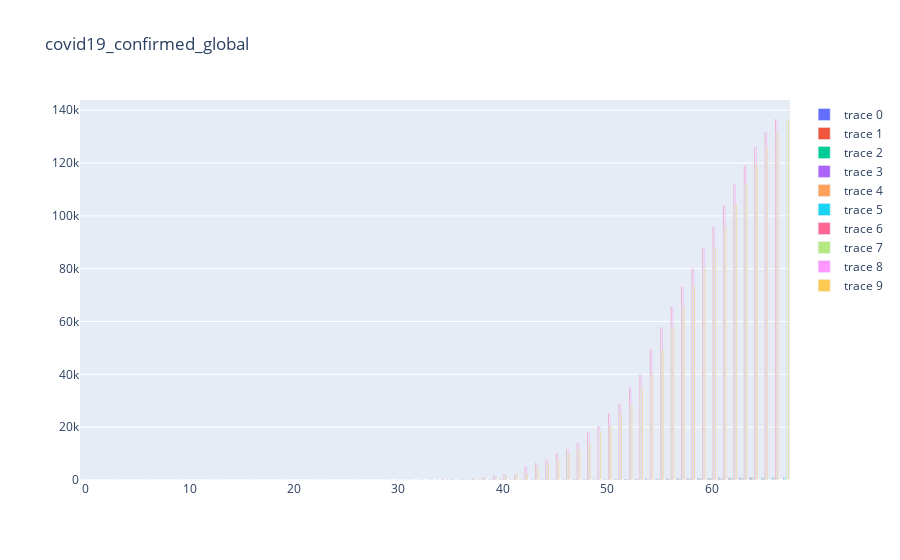

Notebook source saved alongside this figure:
### Code cell
import plotly.graph_objects as go
from matplotlib.pyplot import text
from matplotlib import pyplot as plt
import numpy as np
LASTFILE="csse_covid_19_data/csse_covid_19_time_series/time_series_covid19_confirmed_global.csv"
#LASTFILE="csse_covid_19_data/csse_covid_19_time_series/time_series_covid19_deaths_global.csv"
Description = LASTFILE[57:-4]
cnt=0
SEARCH = input("Which Country ? ")
CNT=0
offset=[]
offset.append(0)
DataIn = open(LASTFILE).readlines()
for line in DataIn:
    line = line.split(",")
    CNT=CNT+1
    if SEARCH in line[1]:
        cnt=cnt+1
        if cnt==1:print(line,"\n")
        INTER = [int(i) for i in line[13:]] 
        print(line[1],INTER)
for line in INTER:
    offset.append(int(line))

ig = go.Figure()
#fig.add_trace(go.Scatter(y=INTER))
fig.add_trace(go.Bar(y=INTER))
fig.add_trace(go.Bar(y=offset))

fig.update_layout(title = Description)
fig.show()

### Figure 1 — Plotly figure (JSON) as saved in the notebook; plotly's stock layout.template omitted (floating-point values rounded to 4 significant figures)
{"data": [{"type": "bar", "y": [0, 0, 0, 0, 0, 0, 0, 0, 0, 0, 0, 0, 0, 0, 0, 0, 0, 0, 0, 0, 0, 0, 1, 1, 5, 7, 7, 13, 19, 26, 32, 35, 35, 40, 54, 60, 60, 71, 71, 71, 101, 110, 116, 124, 154, 164, 192, 208, 214, 233, 266, 316, 346, 382, 458, 506, 547, 630, 694, 728, 772, 820, 878, 961, 1031, 0, 0]}, {"type": "bar", "y": [0, 0, 0, 0, 0, 0, 0, 0, 0, 0, 0, 0, 0, 0, 0, 0, 0, 0, 0, 0, 0, 0, 1, 1, 5, 7, 7, 13, 19, 26, 32, 35, 35, 40, 54, 60, 60, 71, 71, 71, 101, 110, 116, 124, 154, 164, 192, 208, 214, 233, 266, 316, 346, 382, 458, 506, 547, 630, 694, 728, 772, 820, 878, 961, 1031, 0, 0]}, {"type": "bar", "y": [0, 0, 0, 0, 0, 0, 0, 0, 0, 0, 0, 0, 0, 0, 0, 0, 0, 0, 0, 0, 0, 0, 0, 0, 1, 1, 5, 7, 7, 13, 19, 26, 32, 35, 35, 40, 54, 60, 60, 71, 71, 71, 101, 110, 116, 124, 154, 164, 192, 208, 214, 233, 266, 316, 346, 382, 458, 506, 547, 630, 694, 728, 772, 820, 878, 961, 1031]}, {"type": "bar", "y": [0, 0, 0, 0, 0, 0, 0, 0, 0, 0, 0, 0, 0, 0, 0, 0, 0, 0, 0, 0, 0, 0, 0, 0, 0, 1, 1, 5, 7, 7, 13, 19, 26, 32, 35, 35, 40, 54, 60, 60, 71, 71, 71, 101, 110, 116, 124, 154, 164, 192, 208, 214, 233, 266, 316, 346, 382, 458, 506, 547, 630, 694, 728, 772, 820, 878, 961, 1031]}, {"type": "bar", "y": [0, 0, 0, 0, 0, 0, 0, 0, 0, 0, 0, 0, 0, 0, 0, 0, 0, 0, 0, 0, 0, 0, 0, 0, 1, 1, 5, 7, 7, 13, 19, 26, 32, 35, 35, 40, 54, 60, 60, 71, 71, 71, 101, 110, 116, 124, 154, 164, 192, 208, 214, 233, 266, 316, 346, 382, 458, 506, 547, 630, 694, 728, 772, 820, 878, 961, 1031]}, {"type": "bar", "y": [0, 0, 0, 0, 0, 0, 0, 0, 0, 0, 0, 0, 0, 0, 0, 0, 0, 0, 0, 0, 0, 0, 0, 0, 0, 1, 1, 5, 7, 7, 13, 19, 26, 32, 35, 35, 40, 54, 60, 60, 71, 71, 71, 101, 110, 116, 124, 154, 164, 192, 208, 214, 233, 266, 316, 346, 382, 458, 506, 547, 630, 694, 728, 772, 820, 878, 961, 1031]}, {"type": "bar", "y": [0, 1, 1, 1, 1, 1, 1, 1, 1, 2, 2, 2, 2, 2, 2, 2, 2, 2, 2, 2, 2, 2, 2, 2, 2, 6, 13, 15, 32, 45, 84, 120, 165, 222, 259, 400, 500, 673, 1073, 1695, 2277, 2277, 5232, 6391, 7798, 9942, 11748, 13910, 17963, 20410, 25374, 28768, 35136, 39885, 49515, 57786, 65719, 73235, 80110, 87956, 95923, 104118, 112065, 119199, 126168, 131646, 136675]}, {"type": "bar", "y": [0, 0, 1, 1, 1, 1, 1, 1, 1, 1, 2, 2, 2, 2, 2, 2, 2, 2, 2, 2, 2, 2, 2, 2, 2, 2, 6, 13, 15, 32, 45, 84, 120, 165, 222, 259, 400, 500, 673, 1073, 1695, 2277, 2277, 5232, 6391, 7798, 9942, 11748, 13910, 17963, 20410, 25374, 28768, 35136, 39885, 49515, 57786, 65719, 73235, 80110, 87956, 95923, 104118, 112065, 119199, 126168, 131646, 136675]}, {"type": "bar", "y": [0, 1, 1, 1, 1, 1, 1, 1, 1, 2, 2, 2, 2, 2, 2, 2, 2, 2, 2, 2, 2, 2, 2, 2, 2, 6, 13, 15, 32, 45, 84, 120, 165, 222, 259, 400, 500, 673, 1073, 1695, 2277, 2277, 5232, 6391, 7798, 9942, 11748, 13910, 17963, 20410, 25374, 28768, 35136, 39885, 49515, 57786, 65719, 73235, 80110, 87956, 95923, 104118, 112065, 119199, 126168, 131646, 136675]}, {"type": "bar", "y": [0, 0, 1, 1, 1, 1, 1, 1, 1, 1, 2, 2, 2, 2, 2, 2, 2, 2, 2, 2, 2, 2, 2, 2, 2, 2, 6, 13, 15, 32, 45, 84, 120, 165, 222, 259, 400, 500, 673, 1073, 1695, 2277, 2277, 5232, 6391, 7798, 9942, 11748, 13910, 17963, 20410, 25374, 28768, 35136, 39885, 49515, 57786, 65719, 73235, 80110, 87956, 95923, 104118, 112065, 119199, 126168, 131646, 136675]}], "layout": {"title": {"text": "covid19_confirmed_global"}}}
